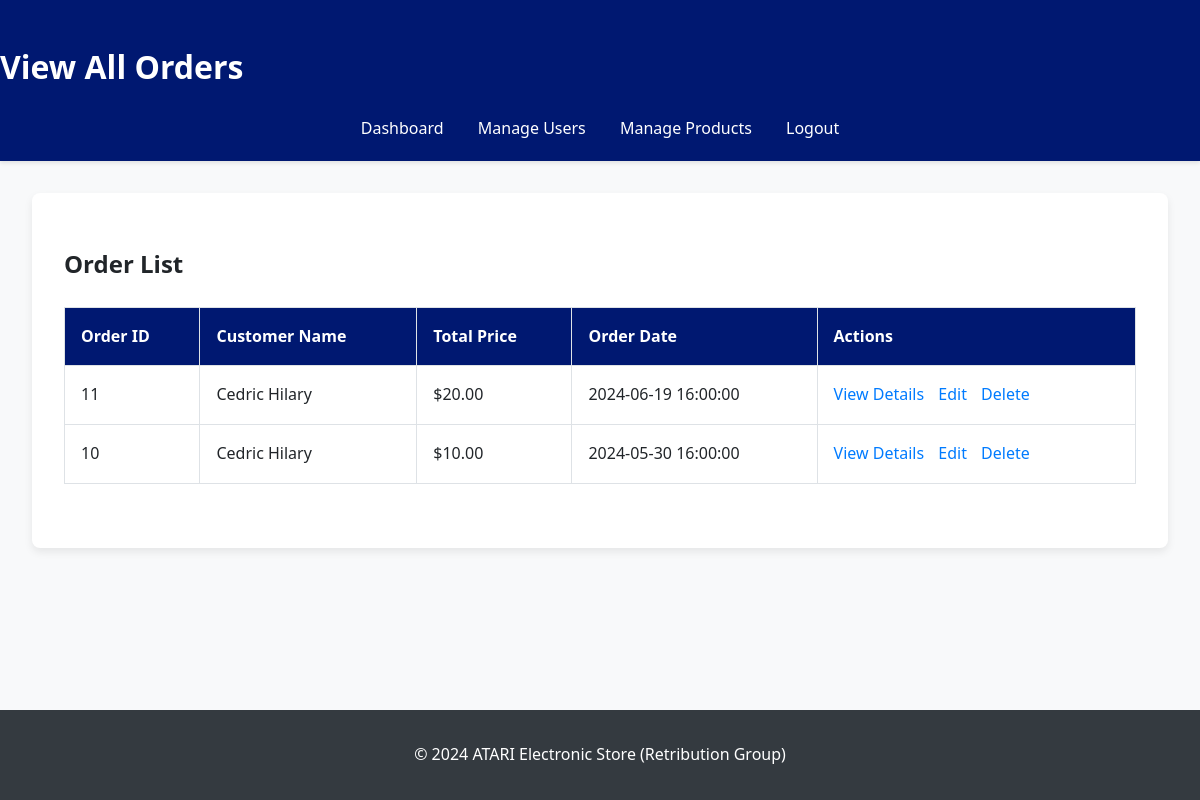
/php/view_all_orders.php (signed in), run on an earlier commit of the app's database.
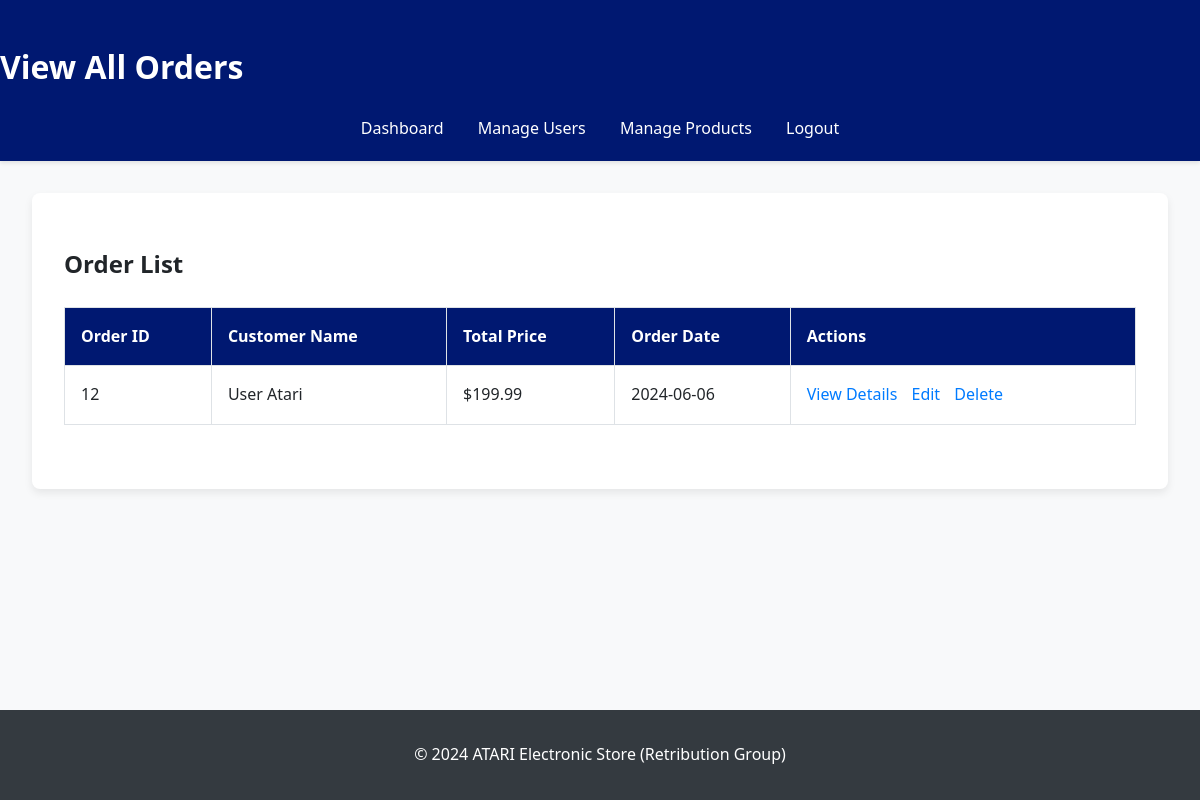
And on a later commit of the database.
### tables this page shows
CREATE TABLE `orders` (
  `order_id` int(11) NOT NULL,
  `user_id` int(11) NOT NULL,
  `product_name` varchar(100) NOT NULL,
  `total_price` decimal(10,2) NOT NULL,
  `order_date` date NOT NULL DEFAULT current_timestamp()
);

CREATE TABLE `users` (
  `id` int(11) NOT NULL,
  `first_name` varchar(50) NOT NULL,
  `last_name` varchar(50) NOT NULL,
  `email` varchar(100) NOT NULL,
  `password` varchar(255) NOT NULL,
  `created_at` timestamp NOT NULL DEFAULT current_timestamp()
);

### php/view_all_orders.php (the view, shortened to what this page needs)
<?php
include 'db_connect.php';
$orders = [];
$stmt = $conn->prepare("SELECT o.order_id, o.user_id, u.first_name, u.last_name, o.total_price, o.order_date
                        FROM orders o
                        JOIN users u ON o.user_id = u.id
                        ORDER BY o.order_date DESC");
$stmt->execute();
$result = $stmt->get_result();
while ($row = $result->fetch_assoc()) {
    $orders[] = $row;
}
?>
<!DOCTYPE html>
<html lang="en">
<head>
    <link rel="stylesheet" href="/atari-github/atari-github/style/all-orders-style.css">
</head>
<body>
    <header>
        <h1>View All Orders</h1>
        <nav>
            <ul>
                <li><a href="admin_dashboard.php">Dashboard</a></li>
                <li><a href="manage_users.php">Manage Users</a></li>
                <li><a href="manage_products.php">Manage Products</a></li>
                <li><a href="logout.php">Logout</a></li>
            </ul>
        </nav>
    </header>
    <main>
        <section>
            <h2>Order List</h2>
            <table>
                <tr>
                    <th>Order ID</th>
                    <th>Customer Name</th>
                    <th>Total Price</th>
                    <th>Order Date</th>
                    <th>Actions</th>
                </tr>
                <?php foreach ($orders as $order): ?>
                    <tr>
                        <td><?php echo htmlspecialchars($order['order_id']); ?></td>
                        <td><?php echo htmlspecialchars($order['first_name'] . ' ' . $order['last_name']); ?></td>
                        <td>$<?php echo htmlspecialchars($order['total_price']); ?></td>
                        <td><?php echo htmlspecialchars($order['order_date']); ?></td>
                        <td>
                            <a href="view_order_details.php?order_id=<?php echo $order['order_id']; ?>">View Details</a>
                            <a href="edit_order.php?order_id=<?php echo $order['order_id']; ?>">Edit</a>
                            <a href="delete_order.php?order_id=<?php echo $order['order_id']; ?>" onclick="return confirm('Are you sure you want to delete this order?');">Delete</a>
                        </td>
                    </tr>
                <?php endforeach; ?>
            </table>
        </section>
    </main>
    <footer>
        <p>&copy; 2024 ATARI Electronic Store (Retribution Group)</p>
    </footer>
</body>
</html>

What changed in the data, as far as the page shows it:
removed orders: order_id "11", user.last_name "Cedric Hilary", total_price "20.00", order_date "2024-06-19 16:00:00"
removed orders: order_id "10", user.last_name "Cedric Hilary", total_price "10.00", order_date "2024-05-30 16:00:00"
added orders: order_id "12", user.last_name "User Atari", total_price "199.99", order_date "2024-06-06"
